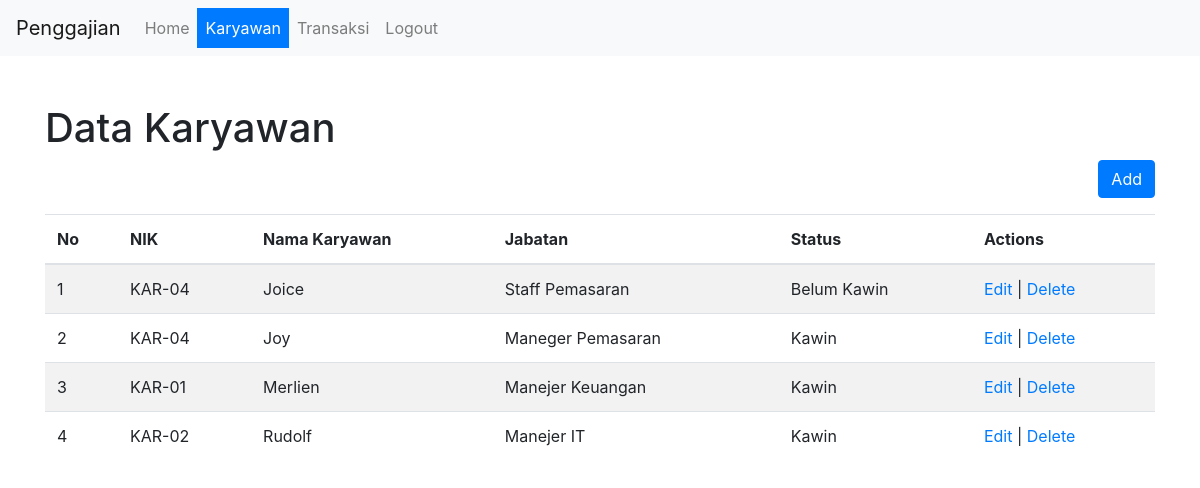
Page /karyawan.php (signed in) on the committed database.
### tables this page shows
CREATE TABLE `tbl_karyawan` (
  `id` int(11) NOT NULL,
  `Id_Karyawan` int(11) NOT NULL,
  `NIK` varchar(10) NOT NULL,
  `Nama` varchar(35) NOT NULL,
  `Id_Jabatan` int(11) NOT NULL,
  `Status` enum('Kawin','Belum Kawin') NOT NULL,
  `Jumlah_Anak` smallint(2) NOT NULL,
  `Tunjangan_Anak` int(11) NOT NULL,
  `Gaji_Pokok` int(11) NOT NULL,
  `Tunjangan_Jabatan` int(11) NOT NULL
);

CREATE TABLE `tbl_jabatan` (
  `id` int(11) NOT NULL,
  `Nama_Jabatan` varchar(50) NOT NULL,
  `Gaji_Pokok` int(11) NOT NULL,
  `Tunjangan_Jabatan` int(11) NOT NULL
);

### karyawan.php (the view, shortened to what this page needs)
<?php
$conn = new mysqli("localhost", "root", "", "gaji");
$sql = "SELECT k.id, k.NIK, k.Nama, j.Nama_Jabatan, k.Status FROM tbl_karyawan k
        JOIN tbl_jabatan j ON k.Id_Jabatan = j.id ORDER BY k.Nama ASC";
$result = $conn->query($sql);
?>
<!DOCTYPE html>
<html lang="en">
<head>
    <link href="https://maxcdn.bootstrapcdn.com/bootstrap/4.5.2/css/bootstrap.min.css" rel="stylesheet">
</head>
<body>
    <nav class="navbar navbar-expand-lg navbar-light bg-light">
        <a class="navbar-brand" href="#">Penggajian</a>
        <div class="collapse navbar-collapse" id="navbarNav">
            <ul class="navbar-nav">
                <li class="nav-item">
                    <a class="nav-link" href="dashboard.php">Home</a>
                </li>
                <li class="nav-item">
                    <a class="nav-link active" href="karyawan.php">Karyawan</a>
                </li>
                <li class="nav-item">
                    <a class="nav-link" href="transaksi.php">Transaksi</a>
                </li>
                <li class="nav-item">
                    <a class="nav-link" href="logout.php">Logout</a>
                </li>
            </ul>
        </div>
    </nav>
    <div class="container mt-5">
        <h1>Data Karyawan</h1>
        <a href="add_karyawan.php" class="btn btn-primary mb-3 float-right">Add</a>
        <table class="table table-striped">
            <thead>
                <tr>
                    <th>No</th>
                    <th>NIK</th>
                    <th>Nama Karyawan</th>
                    <th>Jabatan</th>
                    <th>Status</th>
                    <th>Actions</th>
                </tr>
            </thead>
            <tbody>
                <?php
                if ($result->num_rows > 0) {
                    $no = 1;
                    while ($row = $result->fetch_assoc()) {
                        echo "<tr>
                                <td>{$no}</td>
                                <td>{$row['NIK']}</td>
                                <td>{$row['Nama']}</td>
                                <td>{$row['Nama_Jabatan']}</td>
                                <td>{$row['Status']}</td>
                                <td>
                                    <a href='edit_karyawan.php?id={$row['id']}'>Edit</a> |
                                    <a href='delete_karyawan.php?id={$row['id']}' onclick='return confirm(\"Are you sure you want to delete this record?\");'>Delete</a>
                                </td>
                            </tr>";
                        $no++;
                    }
                } else {
                    echo "<tr><td colspan='6' class='text-center'>No data available</td></tr>";
                }
                ?>
            </tbody>
        </table>
    </div>
</body>
</html>

### karyawan.php (style rules this page uses)
.navbar-nav .nav-item .nav-link.active { background-color: #007bff; color: white; }

### rows in the picture
tbl_karyawan: NIK "KAR-04", Nama "Joice", Id_Jabatan.Nama_Jabatan "Staff Pemasaran", Status "Belum Kawin"
tbl_karyawan: NIK "KAR-04", Nama "Joy", Id_Jabatan.Nama_Jabatan "Maneger Pemasaran", Status "Kawin"
tbl_karyawan: NIK "KAR-01", Nama "Merlien", Id_Jabatan.Nama_Jabatan "Manejer Keuangan", Status "Kawin"
tbl_karyawan: NIK "KAR-02", Nama "Rudolf", Id_Jabatan.Nama_Jabatan "Manejer IT", Status "Kawin"
